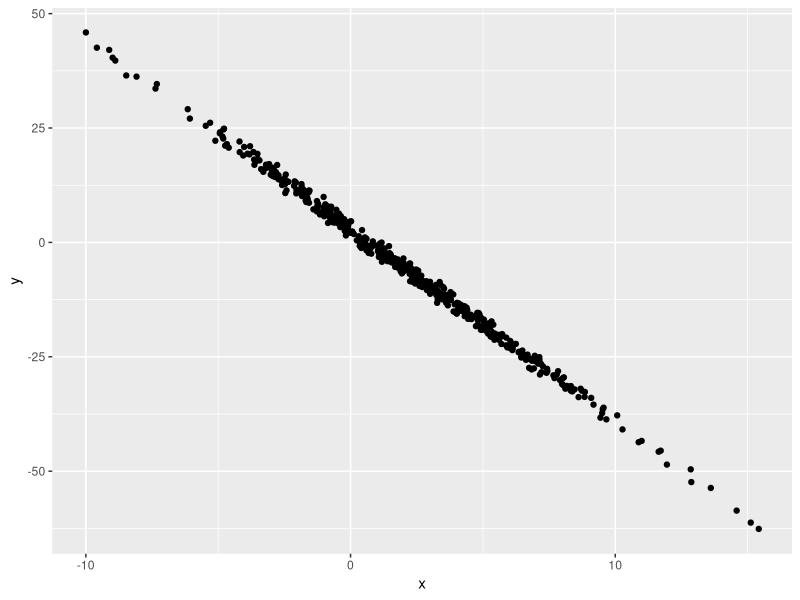

This figure's R source:
## ---- chunk 1
samp = rnorm(100)
length(samp)
## ---- chunk 2
library(tidyverse)

plot_df = tibble(
  x = rnorm(500,mean = 2,sd = 4),
  y = 3 - 4.2 * x + rnorm(500)
)

ggplot(plot_df, aes(x = x, y = y)) + geom_point()

